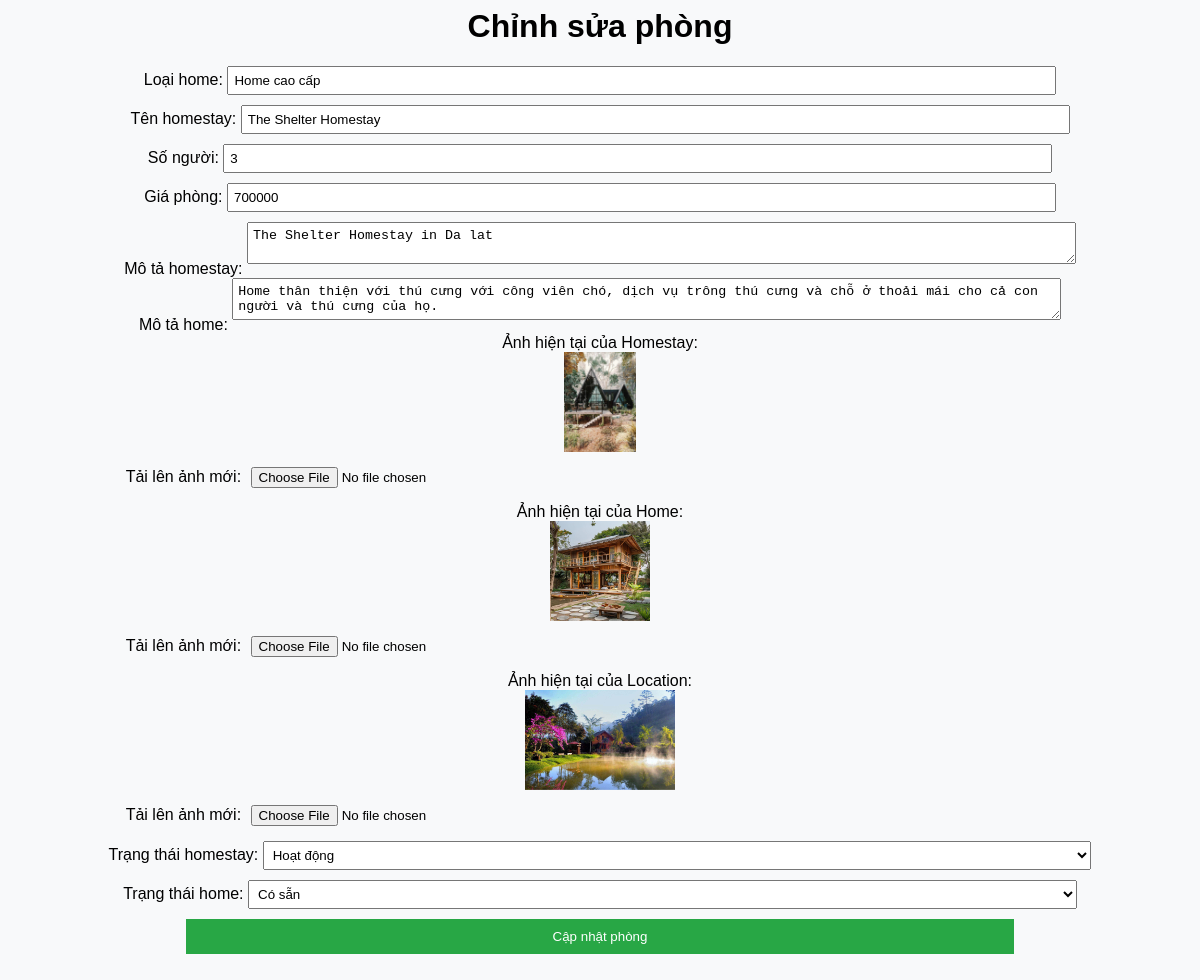
/edit_home.php?id=26, run on the app's committed database.
### tables this page shows
CREATE TABLE `home_admin` (
  `home_admin_id` int(11) NOT NULL,
  `home_id` int(11) NOT NULL,
  `homestay_id` int(11) NOT NULL
);

CREATE TABLE `homes` (
  `home_id` int(11) NOT NULL,
  `homestay_id` int(11) NOT NULL,
  `home_type` varchar(50) NOT NULL,
  `price` int(50) NOT NULL,
  `capacity` int(50) NOT NULL,
  `home_image` varchar(100) NOT NULL,
  `home_status` varchar(100) NOT NULL,
  `home_description` varchar(1000) NOT NULL,
  `home_admin_id` int(11) NOT NULL
);

CREATE TABLE `homestay` (
  `homestay_id` int(11) NOT NULL,
  `location_id` int(10) NOT NULL,
  `homestay_name` varchar(100) NOT NULL,
  `description` varchar(100) NOT NULL,
  `image` varchar(100) NOT NULL,
  `status` varchar(50) NOT NULL
);

CREATE TABLE `locations` (
  `location_id` int(11) NOT NULL,
  `city` varchar(200) NOT NULL,
  `location_image` varchar(100) NOT NULL
);

### edit_home.php (the view, shortened to what this page needs)
<?php
$link = mysqli_connect("localhost", "root", "", "databooking");
if (isset($_GET['id']) && is_numeric($_GET['id'])) {
    $id = (int)$_GET['id'];
    $sql = "
        SELECT
            ra.home_admin_id,
            r.home_type,
            r.capacity,
            r.price,
            r.home_image,
            r.home_description,
            l.location_image,
            h.homestay_name,
            h.description AS homestay_description,
            h.image AS homestay_image,
            r.home_status,
            h.status,
            l.city
        FROM
            home_admin ra
        INNER JOIN homes r ON ra.home_id = r.home_id
        INNER JOIN homestay h ON r.homestay_id = h.homestay_id
        INNER JOIN locations l ON h.location_id = l.location_id
        WHERE ra.home_admin_id = $id
    ";
    $result = mysqli_query($link, $sql);
    $room = mysqli_fetch_assoc($result);
} else {
    echo "ID không hợp lệ.";
}
?>
<html>
<head>
</head>
<body>
    <h1>Chỉnh sửa phòng</h1>
    <form method="POST" enctype="multipart/form-data">
        Loại home: <input type="text" name="home_type" value="<?php echo htmlspecialchars($room['home_type'] ?? ''); ?>"><br>
        Tên homestay: <input type="text" name="homestay_name" value="<?php echo htmlspecialchars($room['homestay_name'] ?? ''); ?>"><br>
        Số người: <input type="number" name="capacity" value="<?php echo $room['capacity'] ?? ''; ?>"><br>
        Giá phòng: <input type="text" name="price" value="<?php echo $room['price'] ?? ''; ?>"><br>
        Mô tả homestay: <textarea name="description"><?php echo htmlspecialchars($room['homestay_description'] ?? ''); ?></textarea><br>
        Mô tả home: <textarea name="home_description"><?php echo htmlspecialchars($room['home_description'] ?? ''); ?></textarea><br>
        <label>Ảnh hiện tại của Homestay:</label><br>
        <img src="<?php echo htmlspecialchars($room['homestay_image']); ?>" alt="Homestay Image"><br>
        Tải lên ảnh mới: <input type="file" name="homestay_image"><br>
        <label>Ảnh hiện tại của Home:</label><br>
        <img src="<?php echo htmlspecialchars($room['home_image']); ?>" alt="Home Image"><br>
        Tải lên ảnh mới: <input type="file" name="home_image"><br>
        <label>Ảnh hiện tại của Location:</label><br>
        <img src="<?php echo htmlspecialchars($room['location_image']); ?>" alt="Location Image"><br>
        Tải lên ảnh mới: <input type="file" name="location_image"><br>
        Trạng thái homestay:
        <select name="status">
            <option value="active" <?php echo ($room['status'] === 'active') ? 'selected' : ''; ?>>Hoạt động </option>
        </select><br>
        Trạng thái home:
        <select name="home_status">
            <option value="available" <?php echo ($room['home_status'] === 'available') ? 'selected' : ''; ?>>Có sẵn</option>
        </select><br>
        <input type="submit" value="Cập nhật phòng">
    </form>
</body>
</html>

### edit_home.php (style rules this page uses)
body { font-family: Arial, sans-serif; background-color: #f8f9fa; text-align: center; }
input, textarea, select { width: 70%; margin-bottom: 10px; padding: 5px; }
img { max-width: 150px; max-height: 100px; margin-bottom: 10px; }
input[type="submit"] { background-color: #28a745; color: white; border: none; padding: 10px 20px; cursor: pointer; }

### data on the page
home_admin: home_type "Home cao cấp", homestay_name "The Shelter Homestay", capacity "3", price "700000", description "The Shelter Homestay in Da lat", home_description "Home thân thiện với thú cưng với công viên chó, dịch vụ trông thú cưng và chỗ ở thoải mái cho cả con người và thú cưng của họ.", homestay.image (picture), home.home_image (picture), locations.location_image (picture)
homestay: status "Hoạt động"
homes: home_status "Có sẵn"
